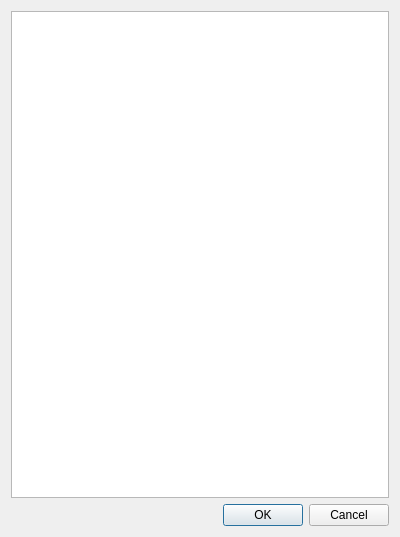
<?xml version="1.0" encoding="UTF-8"?>
<ui version="4.0">
 <class>uiDialog</class>
 <widget class="QDialog" name="uiDialog">
  <property name="geometry">
   <rect>
    <x>0</x>
    <y>0</y>
    <width>400</width>
    <height>537</height>
   </rect>
  </property>
  <property name="windowTitle">
   <string>Dialog</string>
  </property>
  <layout class="QVBoxLayout" name="verticalLayout">
   <item>
    <widget class="QTableWidget" name="tableWidget"/>
   </item>
   <item>
    <widget class="QDialogButtonBox" name="buttonBox">
     <property name="orientation">
      <enum>Qt::Horizontal</enum>
     </property>
     <property name="standardButtons">
      <set>QDialogButtonBox::Cancel|QDialogButtonBox::Ok</set>
     </property>
    </widget>
   </item>
  </layout>
 </widget>
 <resources/>
 <connections>
  <connection>
   <sender>buttonBox</sender>
   <signal>accepted()</signal>
   <receiver>uiDialog</receiver>
   <slot>accept()</slot>
   <hints>
    <hint type="sourcelabel">
     <x>227</x>
     <y>519</y>
    </hint>
    <hint type="destinationlabel">
     <x>157</x>
     <y>274</y>
    </hint>
   </hints>
  </connection>
  <connection>
   <sender>buttonBox</sender>
   <signal>rejected()</signal>
   <receiver>uiDialog</receiver>
   <slot>reject()</slot>
   <hints>
    <hint type="sourcelabel">
     <x>295</x>
     <y>525</y>
    </hint>
    <hint type="destinationlabel">
     <x>286</x>
     <y>274</y>
    </hint>
   </hints>
  </connection>
 </connections>
</ui>
